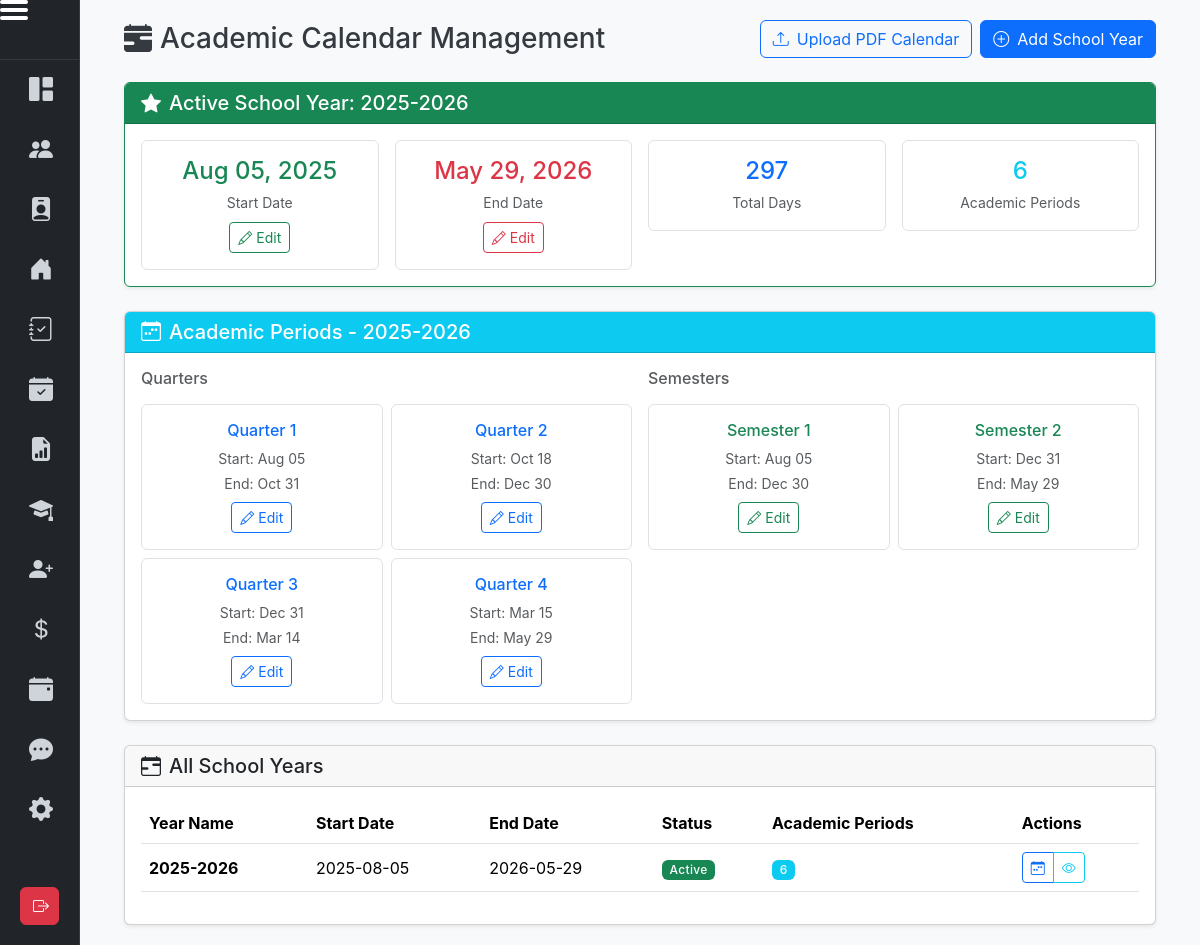
Page /management/school-years (signed in) on the committed database.
### models.py (models this page shows, shortened)
class SchoolYear(db.Model):
    id = db.Column(db.Integer, primary_key=True)
    name = db.Column(db.String(20), nullable=False, unique=True)
    start_date = db.Column(db.Date, nullable=False)
    end_date = db.Column(db.Date, nullable=False)
    is_active = db.Column(db.Boolean, default=True)

class AcademicPeriod(db.Model):
    id = db.Column(db.Integer, primary_key=True)
    school_year_id = db.Column(db.Integer, db.ForeignKey('school_year.id'), nullable=False)
    name = db.Column(db.String(20), nullable=False)  # e.g., 'Q1', 'Q2', 'Q3', 'Q4', 'S1', 'S2'
    period_type = db.Column(db.String(10), nullable=False)  # 'quarter' or 'semester'
    start_date = db.Column(db.Date, nullable=False)
    end_date = db.Column(db.Date, nullable=False)
    is_active = db.Column(db.Boolean, default=True)
    school_year = db.relationship('SchoolYear', backref='academic_periods', lazy=True)

### managementroutes.py (the view, shortened to what this page needs)
@management_blueprint.route('/school-years', methods=['GET', 'POST'])
@login_required
@management_required
def school_years():
    school_years = SchoolYear.query.order_by(SchoolYear.start_date.desc()).all()
    active_school_year = SchoolYear.query.filter_by(is_active=True).first()
    for year in school_years:
        year.academic_periods = AcademicPeriod.query.filter_by(school_year_id=year.id, is_active=True).all()
        year.calendar_events = CalendarEvent.query.filter_by(school_year_id=year.id).all()
        if year.start_date and year.end_date:
            year.total_days = (year.end_date - year.start_date).days
    return render_template('management_school_years.html',
                         school_years=school_years,
                         active_school_year=active_school_year)

### templates/management_school_years.html (shortened to what this page needs)
{% extends "dashboard_layout.html" %}
{% block dashboard_content %}
<div class="container-fluid px-2 px-md-4">
    <div class="d-flex flex-column flex-md-row justify-content-between align-items-start align-items-md-center mb-4 gap-2">
        <h3 class="mb-2 mb-md-0"><i class="bi bi-calendar-range-fill me-2"></i>Academic Calendar Management</h3>
        <div class="d-flex gap-2">
            <button class="btn btn-outline-primary" data-bs-toggle="modal" data-bs-target="#uploadCalendarModal">
                <i class="bi bi-upload me-2"></i>Upload PDF Calendar
            </button>
            <button class="btn btn-primary" data-bs-toggle="modal" data-bs-target="#addSchoolYearModal">
                <i class="bi bi-plus-circle me-2"></i>Add School Year
            </button>
        </div>
    </div>
    <div class="row g-3 g-md-4">
        {% if active_school_year %}
        <div class="col-12">
            <div class="card shadow-sm border-success">
                <div class="card-header bg-success text-white">
                    <h5 class="mb-0">
                        <i class="bi bi-star-fill me-2"></i>Active School Year: {{ active_school_year.name }}
                    </h5>
                </div>
                <div class="card-body">
                    <div class="row g-3">
                        <div class="col-md-3">
                            <div class="text-center p-3 border rounded">
                                <div class="h4 text-success mb-1">{{ active_school_year.start_date.strftime('%b %d, %Y') }}</div>
                                <small class="text-muted">Start Date</small>
                                <div class="mt-2">
                                    <button class="btn btn-sm btn-outline-success" data-bs-toggle="modal" data-bs-target="#editSchoolYearModal">
                                        <i class="bi bi-pencil me-1"></i>Edit
                                    </button>
                                </div>
                            </div>
                        </div>
                        <div class="col-md-3">
                            <div class="text-center p-3 border rounded">
                                <div class="h4 text-danger mb-1">{{ active_school_year.end_date.strftime('%b %d, %Y') }}</div>
                                <small class="text-muted">End Date</small>
                                <div class="mt-2">
                                    <button class="btn btn-sm btn-outline-danger" data-bs-toggle="modal" data-bs-target="#editSchoolYearModal">
                                        <i class="bi bi-pencil me-1"></i>Edit
                                    </button>
                                </div>
                            </div>
                        </div>
                        <div class="col-md-3">
                            <div class="text-center p-3 border rounded">
                                <div class="h4 text-primary mb-1">{{ active_school_year.total_days if active_school_year.total_days else 'N/A' }}</div>
                                <small class="text-muted">Total Days</small>
                            </div>
                        </div>
                        <div class="col-md-3">
                            <div class="text-center p-3 border rounded">
                                <div class="h4 text-info mb-1">{{ active_school_year.academic_periods|length if active_school_year.academic_periods else 0 }}</div>
                                <small class="text-muted">Academic Periods</small>
                            </div>
                        </div>
                    </div>
                </div>
            </div>
        </div>
        {% endif %}
        {% if active_school_year and active_school_year.academic_periods %}
        <div class="col-12">
            <div class="card shadow-sm">
                <div class="card-header bg-info text-white">
                    <h5 class="mb-0">
                        <i class="bi bi-calendar-week me-2"></i>Academic Periods - {{ active_school_year.name }}
                    </h5>
                </div>
                <div class="card-body">
                    <div class="row g-3">
                        <div class="col-md-6">
                            <h6 class="text-muted mb-3">Quarters</h6>
                            <div class="row g-2">
                                {% for period in active_school_year.academic_periods if period.period_type == 'quarter' %}
                                <div class="col-6">
                                    <div class="border rounded p-3 text-center">
                                        <h6 class="text-primary mb-2">{{ period.name }}</h6>
                                        <div class="small text-muted mb-1">Start: {{ period.start_date.strftime('%b %d') }}</div>
                                        <div class="small text-muted mb-2">End: {{ period.end_date.strftime('%b %d') }}</div>
                                        <button class="btn btn-sm btn-outline-primary" data-bs-toggle="modal" data-bs-target="#editPeriodModal{{ period.id }}">
                                            <i class="bi bi-pencil me-1"></i>Edit
                                        </button>
                                    </div>
                                </div>
                                {% endfor %}
                            </div>
                        </div>
                        <div class="col-md-6">
                            <h6 class="text-muted mb-3">Semesters</h6>
                            <div class="row g-2">
                                {% for period in active_school_year.academic_periods if period.period_type == 'semester' %}
                                <div class="col-6">
                                    <div class="border rounded p-3 text-center">
                                        <h6 class="text-success mb-2">{{ period.name }}</h6>
                                        <div class="small text-muted mb-1">Start: {{ period.start_date.strftime('%b %d') }}</div>
                                        <div class="small text-muted mb-2">End: {{ period.end_date.strftime('%b %d') }}</div>
                                        <button class="btn btn-sm btn-outline-success" data-bs-toggle="modal" data-bs-target="#editPeriodModal{{ period.id }}">
                                            <i class="bi bi-pencil me-1"></i>Edit
                                        </button>
                                    </div>
                                </div>
                                {% endfor %}
                            </div>
                        </div>
                    </div>
                </div>
            </div>
        </div>
        {% endif %}
        <div class="col-12">
            <div class="card shadow-sm">
                <div class="card-header">
                    <h5 class="mb-0">
                        <i class="bi bi-calendar-range me-2"></i>All School Years
                    </h5>
                </div>
                <div class="card-body">
                    {% if school_years %}
                    <div class="table-responsive">
                        <table class="table table-hover align-middle">
                            <thead>
                                <tr>
                                    <th>Year Name</th>
                                    <th>Start Date</th>
                                    <th>End Date</th>
                                    <th>Status</th>
                                    <th>Academic Periods</th>
                                    <th>Actions</th>
                                </tr>
                            </thead>
                            <tbody>
                                {% for year in school_years %}
                                <tr>
                                    <td><strong>{{ year.name }}</strong></td>
                                    <td>{{ year.start_date.strftime('%Y-%m-%d') }}</td>
                                    <td>{{ year.end_date.strftime('%Y-%m-%d') }}</td>
                                    <td>
                                        {% if year.is_active %}
                                            <span class="badge bg-success">Active</span>
                                        {% else %}
                                            <span class="badge bg-secondary">Inactive</span>
                                        {% endif %}
                                    </td>
                                    <td>
                                        <span class="badge bg-info">{{ year.academic_periods|length if year.academic_periods else 0 }}</span>
                                    </td>
                                    <td>
                                        <div class="btn-group btn-group-sm" role="group">
                                            <button class="btn btn-outline-primary" title="Manage Periods" data-bs-toggle="modal" data-bs-target="#managePeriodsModal{{ year.id }}">
                                                <i class="bi bi-calendar-week"></i>
                                            </button>
                                            <button class="btn btn-outline-info" title="View Details" data-bs-toggle="modal" data-bs-target="#viewYearModal{{ year.id }}">
                                                <i class="bi bi-eye"></i>
                                            </button>
                                        </div>
                                    </td>
                                </tr>
                                {% endfor %}
                            </tbody>
                        </table>
                    </div>
                    {% else %}
                    <div class="alert alert-info">
                        <i class="bi bi-info-circle me-2"></i>
                        No school years have been created yet. Add one using the "Add School Year" button above.
                    </div>
                    {% endif %}
                </div>
            </div>
        </div>
    </div>
</div>
{% endblock %}

### static/style.css (style rules this page uses)
html, body { height: 100%; min-height: 100dvh; margin: 0; padding: 0; }
body { font-family: 'Inter', sans-serif; background-color: #f8f9fa; color: #343a40; overflow-x: hidden; }
.badge { font-weight: 500; letter-spacing: 0.025em; }
.main-content, .container, .container-fluid { min-width: 320px; padding-left: 1rem; padding-right: 1rem; }
.card, .table, .alert { word-break: break-word; }
.table-responsive { overflow-x: auto; }

### rows in the picture
SchoolYear: name "2025-2026", start_date "Aug 05, 2025", end_date "May 29, 2026", start_date "2025-08-05", end_date "2026-05-29", is_active "Active", academic_periods|length "6"
AcademicPeriod: name "Quarter 1", start_date "Aug 05", end_date "Oct 31"
AcademicPeriod: name "Quarter 2", start_date "Oct 18", end_date "Dec 30"
AcademicPeriod: name "Quarter 3", start_date "Dec 31", end_date "Mar 14"
AcademicPeriod: name "Quarter 4", start_date "Mar 15", end_date "May 29"
AcademicPeriod: name "Semester 1", start_date "Aug 05", end_date "Dec 30"
AcademicPeriod: name "Semester 2", start_date "Dec 31", end_date "May 29"
